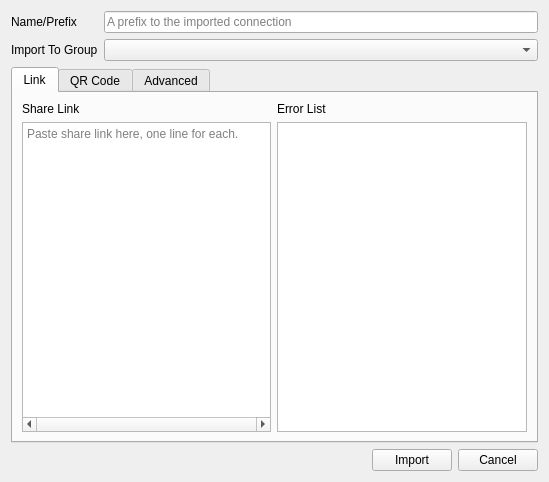
<?xml version="1.0" encoding="UTF-8"?>
<ui version="4.0">
 <class>ImportConfigWindow</class>
 <widget class="QDialog" name="ImportConfigWindow">
  <property name="geometry">
   <rect>
    <x>0</x>
    <y>0</y>
    <width>549</width>
    <height>482</height>
   </rect>
  </property>
  <property name="minimumSize">
   <size>
    <width>470</width>
    <height>460</height>
   </size>
  </property>
  <property name="windowTitle">
   <string>Import file</string>
  </property>
  <property name="sizeGripEnabled">
   <bool>false</bool>
  </property>
  <property name="modal">
   <bool>true</bool>
  </property>
  <layout class="QVBoxLayout" name="verticalLayout_3">
   <item>
    <layout class="QFormLayout" name="formLayout_2">
     <item row="0" column="0">
      <widget class="QLabel" name="aliasLabel">
       <property name="text">
        <string>Name/Prefix</string>
       </property>
      </widget>
     </item>
     <item row="0" column="1">
      <widget class="QLineEdit" name="nameTxt">
       <property name="placeholderText">
        <string>A prefix to the imported connection</string>
       </property>
      </widget>
     </item>
     <item row="1" column="0">
      <widget class="QLabel" name="label_9">
       <property name="text">
        <string>Import To Group</string>
       </property>
      </widget>
     </item>
     <item row="1" column="1">
      <widget class="QComboBox" name="groupCombo"/>
     </item>
    </layout>
   </item>
   <item>
    <widget class="QTabWidget" name="tabWidget">
     <property name="currentIndex">
      <number>0</number>
     </property>
     <widget class="QWidget" name="tabWidgetPage2">
      <attribute name="title">
       <string>Link</string>
      </attribute>
      <layout class="QGridLayout" name="gridLayout">
       <item row="0" column="0">
        <widget class="QLabel" name="label_8">
         <property name="text">
          <string>Share Link</string>
         </property>
        </widget>
       </item>
       <item row="0" column="1">
        <widget class="QLabel" name="label_7">
         <property name="text">
          <string>Error List</string>
         </property>
        </widget>
       </item>
       <item row="1" column="0">
        <widget class="QPlainTextEdit" name="vmessConnectionStringTxt">
         <property name="horizontalScrollBarPolicy">
          <enum>Qt::ScrollBarAlwaysOn</enum>
         </property>
         <property name="lineWrapMode">
          <enum>QPlainTextEdit::NoWrap</enum>
         </property>
         <property name="placeholderText">
          <string>Paste share link here, one line for each.</string>
         </property>
        </widget>
       </item>
       <item row="1" column="1">
        <widget class="QListWidget" name="errorsList"/>
       </item>
      </layout>
     </widget>
     <widget class="QWidget" name="qrCodeTab">
      <attribute name="title">
       <string>QR Code</string>
      </attribute>
      <layout class="QFormLayout" name="formLayout_3">
       <item row="0" column="0">
        <widget class="QLabel" name="label_11">
         <property name="text">
          <string>Screenshot</string>
         </property>
        </widget>
       </item>
       <item row="0" column="1">
        <layout class="QHBoxLayout" name="horizontalLayout_6">
         <item>
          <widget class="QCheckBox" name="hidePlumbumCB">
           <property name="text">
            <string>Hide Plumbum</string>
           </property>
          </widget>
         </item>
         <item>
          <widget class="QDoubleSpinBox" name="doubleSpinBox">
           <property name="suffix">
            <string> secs</string>
           </property>
           <property name="maximum">
            <double>5.000000000000000</double>
           </property>
           <property name="singleStep">
            <double>0.500000000000000</double>
           </property>
           <property name="value">
            <double>0.000000000000000</double>
           </property>
          </widget>
         </item>
         <item>
          <widget class="QLabel" name="label_6">
           <property name="text">
            <string>Delay</string>
           </property>
          </widget>
         </item>
         <item>
          <spacer name="horizontalSpacer_3">
           <property name="orientation">
            <enum>Qt::Horizontal</enum>
           </property>
           <property name="sizeHint" stdset="0">
            <size>
             <width>40</width>
             <height>20</height>
            </size>
           </property>
          </spacer>
         </item>
         <item>
          <widget class="QPushButton" name="qrFromScreenBtn">
           <property name="sizePolicy">
            <sizepolicy hsizetype="Fixed" vsizetype="Fixed">
             <horstretch>0</horstretch>
             <verstretch>0</verstretch>
            </sizepolicy>
           </property>
           <property name="text">
            <string>Go</string>
           </property>
          </widget>
         </item>
        </layout>
       </item>
       <item row="1" column="0">
        <widget class="QLabel" name="label_5">
         <property name="text">
          <string>QRCode File</string>
         </property>
        </widget>
       </item>
       <item row="1" column="1">
        <layout class="QHBoxLayout" name="horizontalLayout">
         <item>
          <widget class="QLineEdit" name="imageFileEdit">
           <property name="text">
            <string/>
           </property>
           <property name="readOnly">
            <bool>true</bool>
           </property>
          </widget>
         </item>
         <item>
          <widget class="QPushButton" name="selectImageBtn">
           <property name="text">
            <string>Select</string>
           </property>
          </widget>
         </item>
        </layout>
       </item>
       <item row="3" column="0">
        <widget class="QLabel" name="label_3">
         <property name="text">
          <string>Detected Link</string>
         </property>
        </widget>
       </item>
       <item row="3" column="1">
        <widget class="QLineEdit" name="qrCodeLinkTxt">
         <property name="readOnly">
          <bool>true</bool>
         </property>
        </widget>
       </item>
       <item row="2" column="0">
        <spacer name="verticalSpacer">
         <property name="orientation">
          <enum>Qt::Vertical</enum>
         </property>
         <property name="sizeHint" stdset="0">
          <size>
           <width>20</width>
           <height>40</height>
          </size>
         </property>
        </spacer>
       </item>
      </layout>
     </widget>
     <widget class="QWidget" name="tabWidgetPage1">
      <attribute name="title">
       <string>Advanced</string>
      </attribute>
      <layout class="QFormLayout" name="formLayout">
       <item row="0" column="0" colspan="2">
        <widget class="QLabel" name="label_16">
         <property name="text">
          <string>Manually Input Connections</string>
         </property>
        </widget>
       </item>
       <item row="1" column="0">
        <widget class="QLabel" name="fileLabel">
         <property name="text">
          <string>Path</string>
         </property>
        </widget>
       </item>
       <item row="1" column="1">
        <layout class="QHBoxLayout" name="horizontalLayout_2">
         <item>
          <widget class="QLineEdit" name="fileLineTxt">
           <property name="text">
            <string/>
           </property>
          </widget>
         </item>
         <item>
          <widget class="QPushButton" name="selectFileBtn">
           <property name="text">
            <string>Select</string>
           </property>
          </widget>
         </item>
        </layout>
       </item>
       <item row="2" column="0" colspan="2">
        <widget class="QCheckBox" name="keepImportedInboundCheckBox">
         <property name="text">
          <string>Import as Complex Config</string>
         </property>
        </widget>
       </item>
       <item row="3" column="0">
        <widget class="QLabel" name="label_2">
         <property name="text">
          <string>Json Editor</string>
         </property>
        </widget>
       </item>
       <item row="3" column="1">
        <widget class="QPushButton" name="jsonEditBtn">
         <property name="text">
          <string>Open JSON Editor</string>
         </property>
         <property name="autoDefault">
          <bool>false</bool>
         </property>
        </widget>
       </item>
      </layout>
     </widget>
    </widget>
   </item>
   <item>
    <layout class="QHBoxLayout" name="horizontalLayout_5">
     <item>
      <spacer name="horizontalSpacer">
       <property name="orientation">
        <enum>Qt::Horizontal</enum>
       </property>
       <property name="sizeHint" stdset="0">
        <size>
         <width>40</width>
         <height>20</height>
        </size>
       </property>
      </spacer>
     </item>
     <item>
      <widget class="QPushButton" name="beginImportBtn">
       <property name="text">
        <string>Import</string>
       </property>
      </widget>
     </item>
     <item>
      <widget class="QPushButton" name="cancelImportBtn">
       <property name="text">
        <string>Cancel</string>
       </property>
      </widget>
     </item>
    </layout>
   </item>
  </layout>
 </widget>
 <tabstops>
  <tabstop>nameTxt</tabstop>
  <tabstop>vmessConnectionStringTxt</tabstop>
  <tabstop>errorsList</tabstop>
  <tabstop>fileLineTxt</tabstop>
  <tabstop>selectFileBtn</tabstop>
  <tabstop>beginImportBtn</tabstop>
  <tabstop>cancelImportBtn</tabstop>
 </tabstops>
 <resources/>
 <connections/>
</ui>
